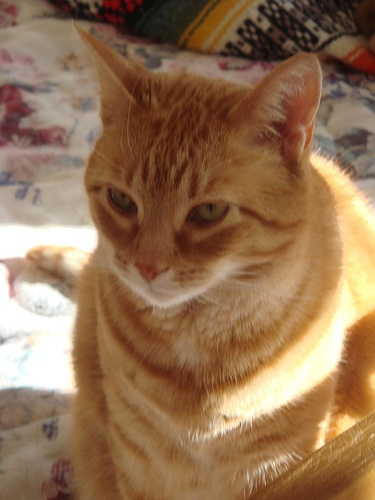
//> input picture run/Pics/cat.jpg, 375 x 500 px
$ ./hsitogram ../run/Pics/cat.jpg   (built with g++ and OpenCV 4)
//> lines starting //> are read from the running program, lines starting //| are printed output that depends on the picture
#include <opencv2/opencv.hpp>
#include <iostream>
using namespace cv;
using namespace std;
const string sourceWindowName = "SrcWindow";
const string equalizedWindowName = "Equalized Window";
int main(int argc, char ** argv)
{
	if (argc != 2) {
		cout << "Usage:" << argv[0] << " image" << endl;
		return -1;
	}
	Mat src, dst;

	src = imread(argv[1], 1);
//> src is the input picture: 500 rows x 375 cols, CV_8UC3; mean B, G, R 82.7, 113.1, 146.6
	if (!src.data) {
		cout << "read failed "<< endl;
		return -1;
	}
	cvtColor(src, src, CV_BGR2GRAY);
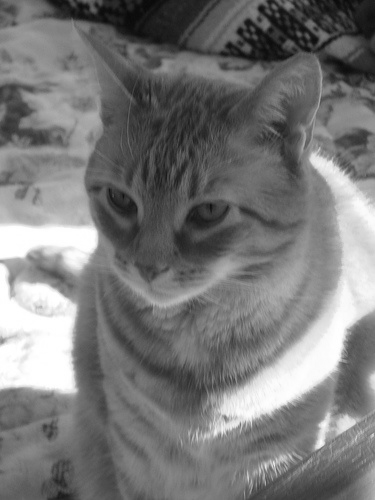
//> src: 500 rows x 375 cols, CV_8UC1; min 9, max 255, mean 119.6
	equalizeHist(src, dst);
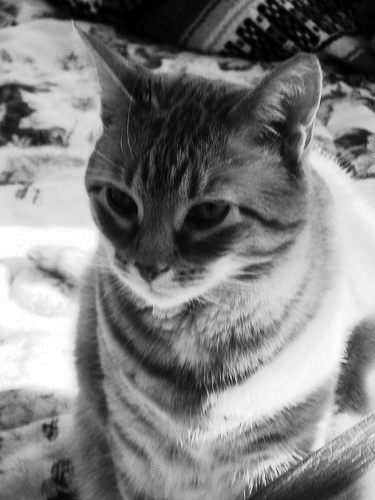
//> dst: 500 rows x 375 cols, CV_8UC1; min 0, max 255, mean 128.4
	namedWindow(sourceWindowName);
	namedWindow(equalizedWindowName);
	imshow(sourceWindowName, src);
	imshow(equalizedWindowName, dst);
	waitKey(0);
	return 0;
}
